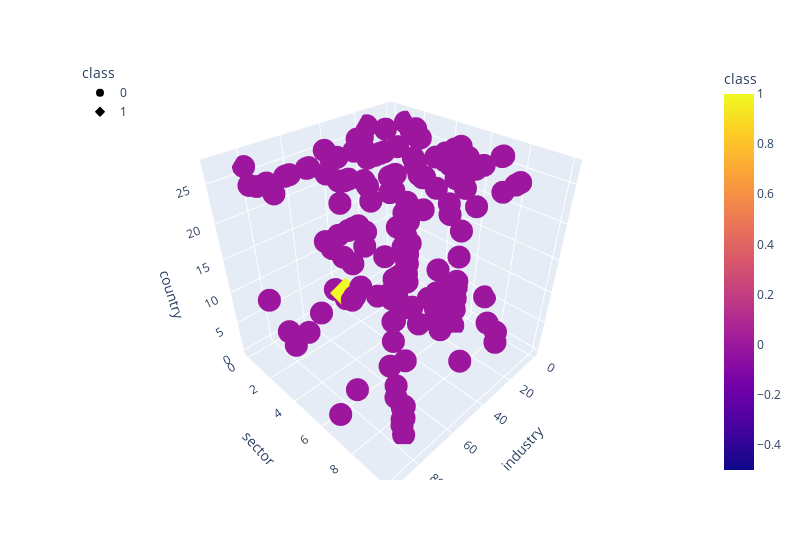

Write notebook code for a chart like this one.
### Code cell
fig = px.scatter_3d(
    df1,
    x='industry',
    y='sector',
    z='country',
    color='class',
    symbol='class',
    width=800,
)

fig.update_layout(legend=dict(x=0, y=1))
fig.show()

### Figure 1 — Plotly figure (JSON) as saved in the notebook; plotly's stock layout.template omitted (floating-point values rounded to 4 significant figures; data arrays with more than 128 entries replaced by an {"elided": "..."} marker saying what was removed)
{"data": [{"hovertemplate": "class=%{marker.color}<br>industry=%{x}<br>sector=%{y}<br>country=%{z}<extra></extra>", "legendgroup": "0", "marker": {"color": {"elided": "545 int values"}, "coloraxis": "coloraxis", "symbol": "circle"}, "mode": "markers", "name": "0", "scene": "scene", "showlegend": true, "type": "scatter3d", "x": {"elided": "545 int values"}, "y": {"elided": "545 int values"}, "z": {"elided": "545 int values"}}, {"hovertemplate": "class=%{marker.color}<br>industry=%{x}<br>sector=%{y}<br>country=%{z}<extra></extra>", "legendgroup": "1", "marker": {"color": [1, 1], "coloraxis": "coloraxis", "symbol": "diamond"}, "mode": "markers", "name": "1", "scene": "scene", "showlegend": true, "type": "scatter3d", "x": [49, 12], "y": [2, 6], "z": [6, 25]}], "layout": {"coloraxis": {"colorbar": {"title": {"text": "class"}}, "colorscale": [[0, "#0d0887"], [0.1111, "#46039f"], [0.2222, "#7201a8"], [0.3333, "#9c179e"], [0.4444, "#bd3786"], [0.5556, "#d8576b"], [0.6667, "#ed7953"], [0.7778, "#fb9f3a"], [0.8889, "#fdca26"], [1, "#f0f921"]]}, "legend": {"title": {"text": "class"}, "tracegroupgap": 0, "x": 0, "y": 1}, "margin": {"t": 60}, "scene": {"domain": {"x": [0, 1], "y": [0, 1]}, "xaxis": {"title": {"text": "industry"}}, "yaxis": {"title": {"text": "sector"}}, "zaxis": {"title": {"text": "country"}}}, "width": 800}}
